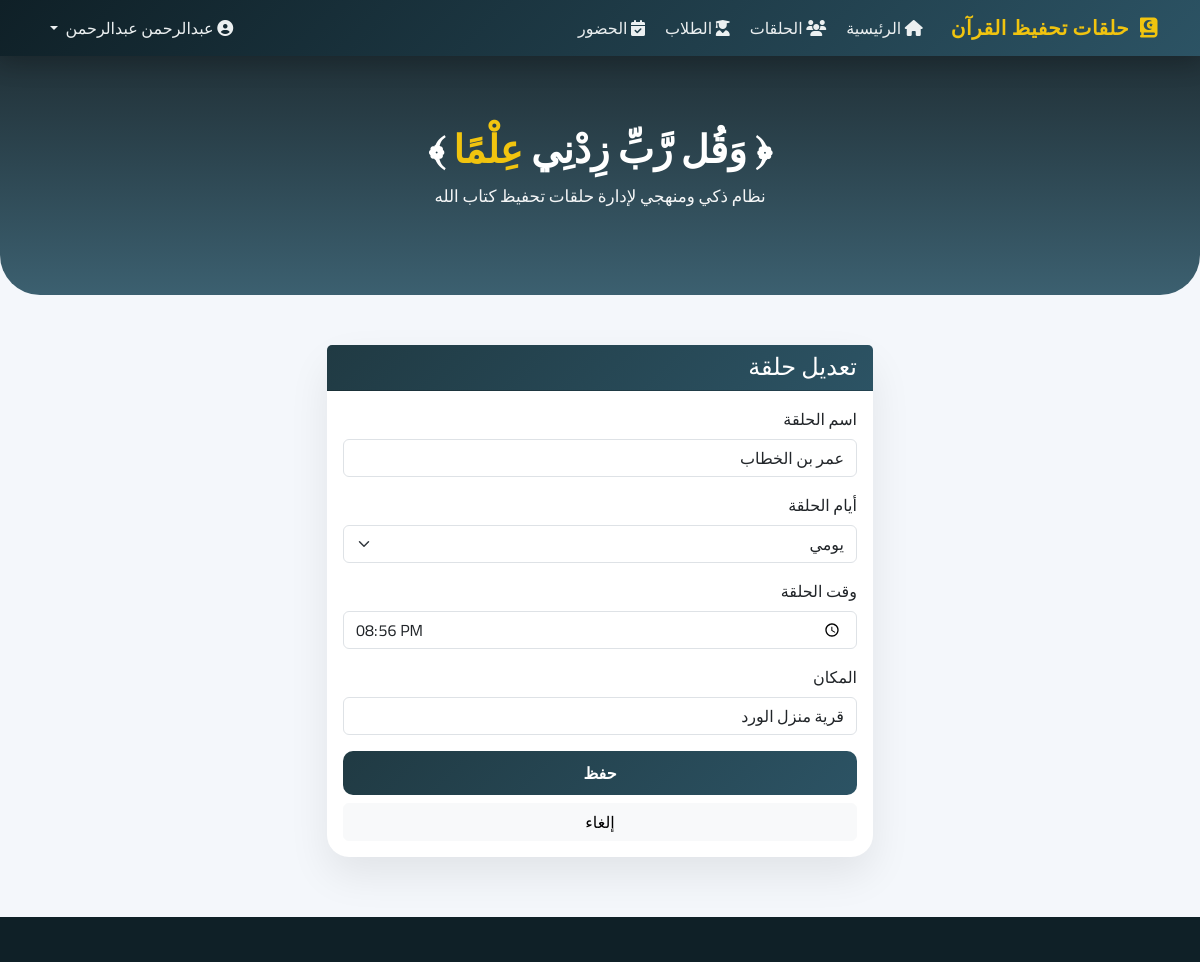
Page /halaqa/2/edit/ (signed in) on the committed database.
### quran_app/models.py (models this page shows, shortened)
class Halaqa(models.Model):
    DAYS_CHOICES = [
        ('يومي', 'يومي'),
        ('سبت-اثنين-أربعاء', 'سبت-اثنين-أربعاء'),
        ('أحد-ثلاثاء-خميس', 'أحد-ثلاثاء-خميس'),
    ]
    name = models.CharField(max_length=100, verbose_name="اسم الحلقة")
    teacher = models.ForeignKey(Teacher, on_delete=models.CASCADE, related_name='halaqat', verbose_name="المعلم")
    days = models.CharField(max_length=50, choices=DAYS_CHOICES, default='يومي', verbose_name="أيام الحلقة")
    time = models.TimeField(verbose_name="وقت الحلقة")
    location = models.CharField(max_length=100, verbose_name="المكان")
    class Meta:
        verbose_name = "حلقة"
        verbose_name_plural = "الحلقات"

### quran_app/views.py (the view)
# urls.py: path('halaqa/<int:pk>/edit/', views.halaqa_update, name='halaqa_update'),
@login_required
def halaqa_update(request, pk):
    halaqa = get_object_or_404(Halaqa, pk=pk)
    if request.method == 'POST':
        form = HalaqaForm(request.POST, instance=halaqa)
        if form.is_valid():
            form.save()
            messages.success(request, "تم تحديث بيانات الحلقة")
            return redirect('halaqa_list')
    else:
        form = HalaqaForm(instance=halaqa)
    return render(request, 'quran_app/halaqa_form.html', {'form': form, 'title': 'تعديل حلقة'})

### quran_app/forms.py
class HalaqaForm(forms.ModelForm):
    class Meta:
        model = Halaqa
        fields = ['name', 'days', 'time', 'location']
        widgets = {
            'name': forms.TextInput(attrs={'class': 'form-control'}),
            'days': forms.Select(attrs={'class': 'form-select'}),
            'time': forms.TimeInput(attrs={'class': 'form-control', 'type': 'time'}),
            'location': forms.TextInput(attrs={'class': 'form-control'}),
        }

### quran_app/templates/quran_app/halaqa_form.html (shortened to what this page needs)
{% extends 'quran_app/base.html' %}
{% block content %}
<div class="row justify-content-center">
    <div class="col-md-6">
        <div class="card">
            <div class="card-header bg-primary text-white">
                <h4 class="mb-0">{{ title }}</h4>
            </div>
            <div class="card-body">
                <form method="post">
                    {% for field in form %}
                    <div class="mb-3">
                        <label class="form-label">{{ field.label }}</label>
                        {{ field }}
                    </div>
                    {% endfor %}
                    <div class="d-grid gap-2">
                        <button type="submit" class="btn btn-primary">حفظ</button>
                        <a href="{% url 'halaqa_list' %}" class="btn btn-light">إلغاء</a>
                    </div>
                </form>
            </div>
        </div>
    </div>
</div>
{% endblock %}

### quran_app/templates/quran_app/base.html (shortened to what this page needs)
<!DOCTYPE html>
<html lang="ar" dir="rtl">
<head>
    <link href="https://cdn.jsdelivr.net/npm/bootstrap@5.3.3/dist/css/bootstrap.rtl.min.css" rel="stylesheet">
    <link href="https://cdnjs.cloudflare.com/ajax/libs/font-awesome/6.5.1/css/all.min.css" rel="stylesheet">
</head>
<body>
<nav class="navbar navbar-expand-lg navbar-dark sticky-top">
    <div class="container">
        <a class="navbar-brand" href="{% url 'home' %}">
            <i class="fas fa-quran"></i>
            حلقات تحفيظ القرآن
        </a>
        <div class="collapse navbar-collapse" id="navMain">
            <ul class="navbar-nav me-auto">
                {% if user.is_authenticated %}
                <li class="nav-item">
                    <a class="nav-link" href="{% url 'home' %}">
                        <i class="fas fa-house ms-1"></i> الرئيسية
                    </a>
                </li>
                <li class="nav-item">
                    <a class="nav-link" href="{% url 'halaqa_list' %}">
                        <i class="fas fa-users ms-1"></i> الحلقات
                    </a>
                </li>
                <li class="nav-item">
                    <a class="nav-link" href="{% url 'student_list' %}">
                        <i class="fas fa-user-graduate ms-1"></i> الطلاب
                    </a>
                </li>
                <li class="nav-item">
                    <a class="nav-link" href="{% url 'attendance_list' %}">
                        <i class="fas fa-calendar-check ms-1"></i> الحضور
                    </a>
                </li>
                {% endif %}
            </ul>
            <ul class="navbar-nav ms-auto">
                {% if user.is_authenticated %}
                <li class="nav-item dropdown">
                    <a class="nav-link dropdown-toggle" data-bs-toggle="dropdown">
                        <i class="fas fa-user-circle ms-1"></i>
                        {{ user.get_full_name|default:user.username }}
                    </a>
                </li>
                {% endif %}
            </ul>
        </div>
    </div>
</nav>
<div class="hero">
    <h1>﴿ وَقُل رَّبِّ زِدْنِي <span>عِلْمًا</span> ﴾</h1>
    <p>نظام ذكي ومنهجي لإدارة حلقات تحفيظ كتاب الله</p>
</div>
<div class="container main-content">
    {% block content %}{% endblock %}
</div>
<footer class="footer"></footer>
</body>
</html>

### quran_app/templates/quran_app/base.html (style rules this page uses)
:root { --primary-dark: #0f2027; --primary-mid: #203a43; --primary-light: #2c5364; --gold: #f1c40f; --bg-soft: #f4f7fb; }
body { font-family: 'Cairo', sans-serif; background-color: var(--bg-soft); color: #2c3e50; }
.navbar { background: linear-gradient(135deg, var(--primary-dark), var(--primary-light)); box-shadow: 0 8px 25px rgba(0,0,0,0.2); }
.navbar-brand { font-weight: 800; color: var(--gold) !important; letter-spacing: 0.5px; }
.navbar-brand i { margin-left: 6px; }
.nav-link { color: #ecf0f1 !important; font-weight: 500; }
.hero { background: linear-gradient( rgba(15,32,39,0.92), rgba(44,83,100,0.92) ); color: #fff; padding: 70px 15px; text-align: center; border-radius: 0 0 40px 40px; margin-bottom: 50px; }
.hero h1 { font-weight: 800; font-size: 2.4rem; margin-bottom: 12px; }
.hero span { color: var(--gold); }
.hero p { font-size: 1.05rem; opacity: 0.95; }
.main-content { padding-bottom: 60px; }
.card { border: none; border-radius: 22px; box-shadow: 0 18px 40px rgba(0,0,0,0.08); transition: transform 0.4s ease, box-shadow 0.4s ease; }
.card-header { background: linear-gradient(135deg, var(--primary-mid), var(--primary-light)); color: #fff; font-weight: 700; border-radius: 22px 22px 0 0; }
.btn-primary { background: linear-gradient(135deg, var(--primary-mid), var(--primary-light)); border: none; font-weight: 600; padding: 10px 22px; border-radius: 10px; }
.footer { background-color: var(--primary-dark); height: 45px; }

### rows in the picture
Halaqa: form "عمر بن الخطاب" "يومي" "20:56:00" "قرية منزل الورد"

### other values in the picture
{{ user.get_full_name|default:user.username }} "عبدالرحمن عبدالرحمن"
{{ title }} "تعديل حلقة"
{{ field.label }} "اسم الحلقة" "أيام الحلقة" "وقت الحلقة" "المكان"
